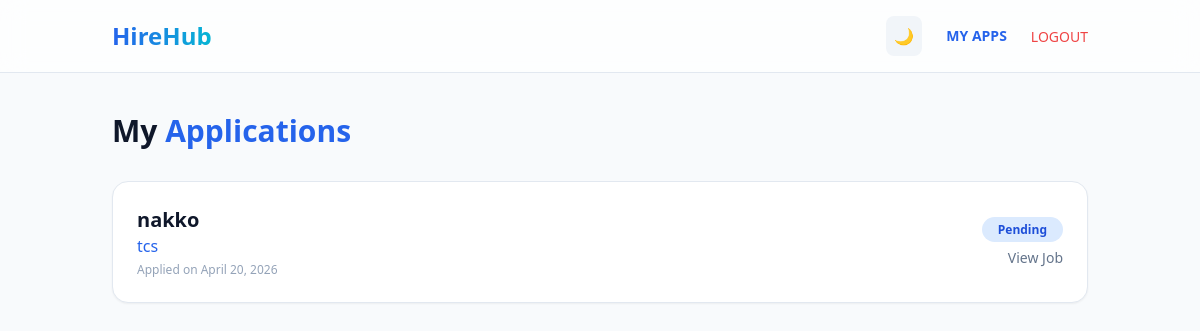
The app's page /jobs/my-applications/ (signed in), older data.
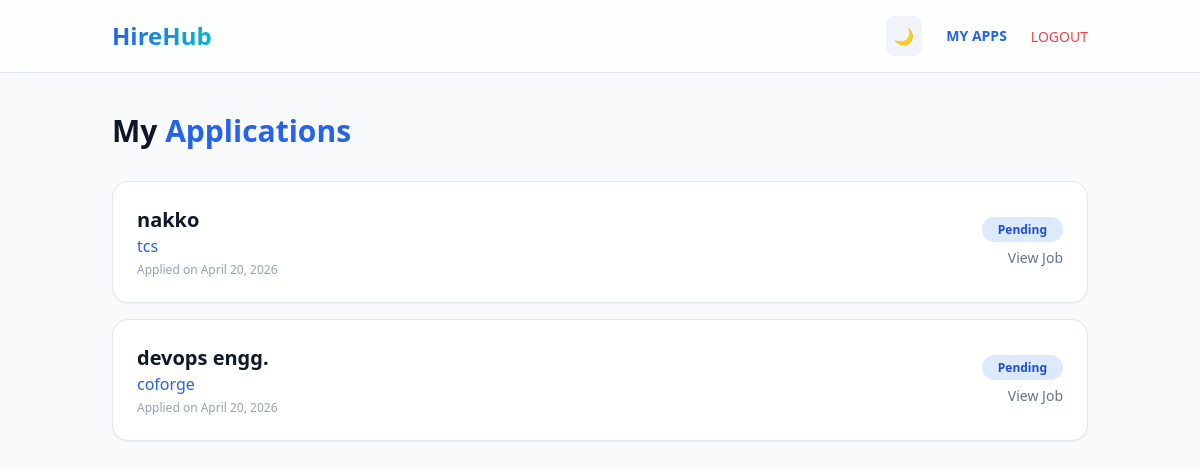
The same page, newer data.
### jobs/models.py (models this page shows, shortened)
class Application(models.Model):
    job = models.ForeignKey(Job, on_delete=models.CASCADE, related_name='applications')
    user = models.ForeignKey(settings.AUTH_USER_MODEL, on_delete=models.CASCADE)
    resume = models.FileField(upload_to='applications/resumes/')
    cover_letter = models.TextField(blank=True)
    applied_at = models.DateTimeField(auto_now_add=True)
    status = models.CharField(max_length=20, default='Pending') # Pending, Accepted, Rejected

class Job(models.Model):
    JOB_TYPE_CHOICES = [
        ('Full Time', 'Full Time'),
        ('Part Time', 'Part Time'),
        ('Remote', 'Remote'),
        ('Freelance', 'Freelance'),
    ]
    user = models.ForeignKey(settings.AUTH_USER_MODEL, on_delete=models.CASCADE, related_name='jobs')
    title = models.CharField(max_length=255)
    company_name = models.CharField(max_length=255)
    location = models.CharField(max_length=255)
    job_type = models.CharField(max_length=50, choices=JOB_TYPE_CHOICES)
    salary_range = models.CharField(max_length=100, blank=True, help_text="e.g. 5LPA - 8LPA")
    description = models.TextField()
    requirements = models.TextField(help_text="Har requirement ko nayi line mein likhein")
    created_at = models.DateTimeField(auto_now_add=True)
    is_active = models.BooleanField(default=True)

### jobs/views.py (the view)
# urls.py: path('my-applications/', candidate_dashboard, name='candidate_dashboard'),
@login_required
def candidate_dashboard(request):
    if request.user.is_employer:
        return redirect('employer_dashboard')
    my_applications = Application.objects.filter(user=request.user).select_related('job')
    return render(request, 'jobs/candidate_dashboard.html', {'applications': my_applications})

### templates/jobs/candidate_dashboard.html (shortened to what this page needs)
{% extends 'base.html' %}
{% block content %}
<div class="max-w-5xl mx-auto">
    <h1 class="text-3xl font-extrabold dark:text-white mb-8">My <span class="text-blue-600">Applications</span></h1>
    <div class="grid gap-4">
        {% for app in applications %}
        <div class="bg-white dark:bg-slate-800 p-6 rounded-2xl border border-slate-200 dark:border-slate-700 flex justify-between items-center shadow-sm hover:border-blue-500 transition-all">
            <div>
                <h3 class="text-xl font-bold dark:text-white">{{ app.job.title }}</h3>
                <p class="text-blue-600 font-medium">{{ app.job.company_name }}</p>
                <p class="text-slate-400 text-xs mt-1">Applied on {{ app.applied_at|date }}</p>
            </div>
            <div class="text-right">
                <span class="px-4 py-1 rounded-full text-xs font-bold bg-blue-100 text-blue-700 dark:bg-blue-900/40 dark:text-blue-400">
                    {{ app.status }}
                </span>
                <a href="{% url 'job_detail' app.job.pk %}" class="block mt-2 text-sm text-slate-500 hover:underline">View Job</a>
            </div>
        </div>
        {% endfor %}
    </div>
</div>
{% endblock %}

Row changes from the older to the newer data that the page shows:
added Application: job "devops engg.", job.company_name "coforge", applied_at "April 20, 2026", status "Pending"
